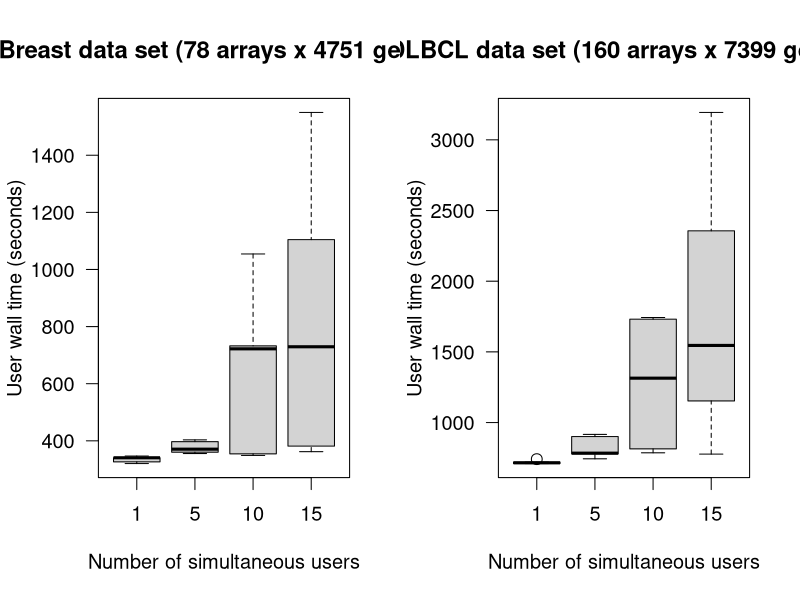
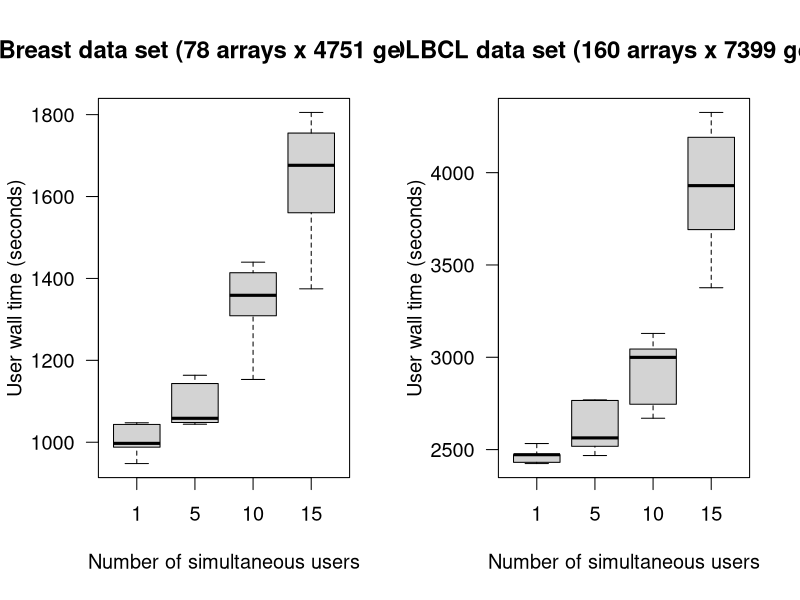

Write the R code that produced these figures, in order.
## First, run wrapWebBenchmarks1.py, which calls fl-run-test to do the timings.
## The script rb.sh does that. However, note that for every run we get one value
## for one user, and 20 for 20 users. So I did a few runs by hand, and placed them
## in file 1.1.1

nusers <- c(rep(10, 10), rep(15, 15), rep(1, 5), rep(5, 5))


### TGD

d1 <- scan("breast.web.tgd.10_1.txt", sep = "\t",
               what = double(0), 10)
d2 <- scan("breast.web.tgd.15_1.txt", sep = "\t",
               what = double(0), 15)
d3 <- scan("breastA.web.tgd.txt", sep = "\t",
               what = double(0), 10)
breast.tgd <- c(d1, d2, d3)

d1 <- scan("dlbcl.web.tgd.10_1.txt", sep = "\t",
               what = double(0), 10)
d2 <- scan("dlbcl.web.tgd.15_1.txt", sep = "\t",
               what = double(0), 15)
d3 <- scan("dlbclA.web.tgd.txt", sep = "\t",
               what = double(0), 10)
dlbcl.tgd <- c(d1, d2, d3)



### FCMS

d1 <- scan("../dlbcl.web.tests.reedition.10_1.txt", sep = "\t",
               what = double(0), 10)
d2 <- scan("../dlbcl.web.tests.reedition.15_1.txt", sep = "\t",
               what = double(0), 15)
d3 <- scan("../dlbclA.web.tests.reedition.txt", sep = "\t",
               what = double(0), 10)
dlbcl.fcms <-  c(d1, d2, d3)



d1 <- scan("../breast.web.tests.reedition.10_1.txt", sep = "\t",
               what = double(0), 10)
d2 <- scan("../breast.web.tests.reedition.15_1.txt", sep = "\t",
               what = double(0), 15)
d3 <- scan("../breastA.web.tests.reedition.txt", sep = "\t",
               what = double(0), 10)
breast.fcms <-  c(d1, d2, d3)






postscript(file = "fcms.bench-web.eps", height = 8, width = 12,
           horizontal = FALSE,
           onefile = FALSE, paper = "special")
par(mfrow = c(1, 2))
par(las = 1)
par(cex = 1.2)

boxplot(breast.fcms ~ nusers, xlab = "Number of simultaneous users",
        ylab = "User wall time (seconds)",
        main = "Breast data set (78 arrays x 4751 genes)")


boxplot(dlbcl.fcms ~ nusers, xlab = "Number of simultaneous users",
        ylab = "User wall time (seconds)",
        main = "DLBCL data set (160 arrays x 7399 genes)")

dev.off()



postscript(file = "tgd.bench-web.eps", height = 8, width = 12,
           horizontal = FALSE,
           onefile = FALSE, paper = "special")
par(mfrow = c(1, 2))
par(las = 1)
par(cex = 1.2)

boxplot(breast.tgd ~ nusers, xlab = "Number of simultaneous users",
        ylab = "User wall time (seconds)",
        main = "Breast data set (78 arrays x 4751 genes)")


boxplot(dlbcl.tgd ~ nusers, xlab = "Number of simultaneous users",
        ylab = "User wall time (seconds)",
        main = "DLBCL data set (160 arrays x 7399 genes)")

dev.off()
